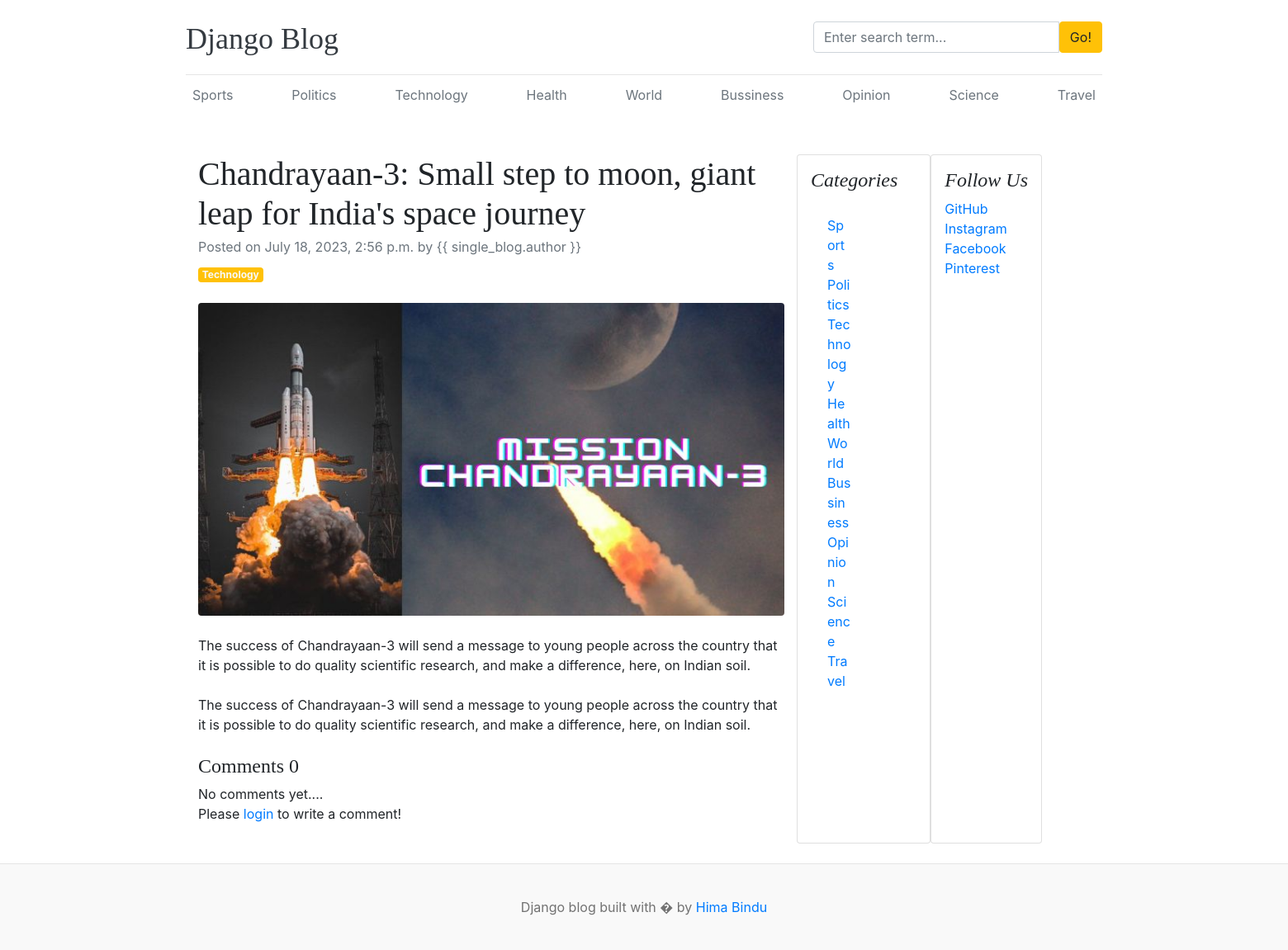
Screenshot of /blogs/chandrayaan-3-small-step-to-moon-giant-leap-for-indias-space-journey/ with the database file from the repository.
### blogs/models.py (models this page shows, shortened)
class Category(models.Model):
    category_name=models.CharField(max_length=50,unique=True)
    created_at=models.DateTimeField(auto_now_add=True)
    updated_at=models.DateTimeField(auto_now=True)
    class Meta:
       verbose_name_plural='categories'
    def __str__(self):
        return self.category_name

class Blog(models.Model):
    title=models.CharField(max_length=100)
    slug=models.SlugField(max_length=150,unique=True,blank=True)
    category=models.ForeignKey(Category,on_delete=models.CASCADE)
    author=models.ForeignKey(User,on_delete=models.CASCADE)
    featured_image=models.ImageField(upload_to='uploads/%Y/%m/%d')
    short_description=models.TextField(max_length=500)
    blog_body=models.TextField(max_length=2000)
    status=models.CharField(max_length=20,choices=STATUS_CHOICES,default="Draft")
    is_featured=models.BooleanField(default=False)
    created_at=models.DateTimeField(auto_now_add=True)
    updated_at=models.DateTimeField(auto_now=True)

### assignments/models.py (models this page shows, shortened)
class SocialLink(models.Model):
    platform=models.CharField(max_length=25)
    link=models.URLField(max_length=100)
    created_at=models.DateTimeField(auto_now_add=True)
    updated_at=models.DateTimeField(auto_now=True)

### blogs/views.py (the view, shortened to what this page needs)
# urls.py: path('blogs/<slug:slug>/',Blogsview.blogs,name='blogs'),
def blogs(request,slug):
    single_blog=get_object_or_404(Blog,slug=slug,status='Published')
    comments=Comment.objects.filter(blog=single_blog)
    comment_count=comments.count()
    context={
        'single_blog':single_blog,
        'comments':comments,
        'comment_count':comment_count,
    }
    return render(request,'blogs.html',context)

### blogs/context_processors.py (called while the page is built)
def get_categories(request):
    categories=Category.objects.all()
    return dict(categories=categories)

def get_social_links(request):
    social_links=SocialLink.objects.all()
    return dict(social_links=social_links)

### templates/blogs.html
{% extends 'base.html' %}
{% block content %}
<div class="container mt-5">
    <div class="row">
        <div class="col-lg-8">
            <article>
                <header class="mb-4">
                    <h1 class="fw-bolder mb-1">{{ single_blog.title }}</h1>
                    <div class="text-muted fst-italic mb-2">Posted on {{ single_blog.created_at }} by {{
                        single_blog.author }}</div>
                    <a class="badge bg-warning text-decoration-none text-light" href="#!">{{ single_blog.category }}</a>
                </header>
                <figure class="mb-4"><img class="img-fluid rounded" src="{{ single_blog.featured_image.url }}"
                        alt="..." /></figure>
                <section class="mb-5">
                    <p class="fs-5 mb-4">{{ single_blog.short_description }}</p>
                    <p class="fs-5 mb-4">{{ single_blog.blog_body }}</p>
                    <h4>Comments {{ comment_count }}</h4>
                    {% if comments %}
                    {% for comment in comments %}
                        <div class="card mt-1">
                            <div class="card-body">
                                <p class="card-text mb-0">{{ comment }}</p>
                                 <span>
                                    <small>By {{ comment.user }}</small>
                                    <small>| {{ comment.created_at | timesince }} ago</small>
                                 </span>
                            </div>
                        </div>
                    {% endfor %}
                    {% else %}
                    No comments yet....
                    {% endif %}
                    <br>
                    <div class="form-group">
                        {% if user.is_authenticated %}
                        <form action="" method="POST">
                            {% csrf_token %}
                            <div class="form-group">
                               <textarea name="comment" class="form-control" placeholder="Write your comment"></textarea>
                               <input type="submit" value="Submit" class="btn btn-primary mt-2">
                            </div>
                        </form>
                        {% else %}
                        <p>Please <span><a href="{% url 'login' %}">login</a></span> to write a comment!</p>
                        {% endif %}
                    </div>
                </section>
            </article>
        </div>
        <div class="card mb-4 p-3">
            <h4 class="font-italic">Categories</h4>
            <div class="card-body">
                <div class="row">
                    <div class="col-sm-6">
                        <ul class="list-unstyled mb-0">
                            {% for cat in categories %}
                            <li><a href="{% url 'posts_by_category' cat.id %}">{{ cat.category_name }}</a></li>
                            {% endfor %}
                        </ul>
                    </div>
                </div>
            </div>
        </div>
        {% if social_links %}
        <div class="card mb-4 p-3">
            <h4 class="font-italic">Follow Us</h4>
            <ol class="list-unstyled">
                {% for i in social_links %}
                <li><a href="{{ i.link }}" target="_blank">{{ i.platform }}</a></li>
                {% endfor %}
            </ol>
        </div>
        {% endif %}
    </div>
</div>
</div>
{% endblock %}

### templates/base.html (shortened to what this page needs)
{% load static %}
<!DOCTYPE html>
<html lang="en">
<head>
    <link href="https://getbootstrap.com/docs/4.0/dist/css/bootstrap.min.css" rel="stylesheet">
    <link href="{% static 'css/blog.css' %}" rel="stylesheet">
    <link rel="stylesheet" href="https://cdnjs.cloudflare.com/ajax/libs/font-awesome/4.7.0/css/font-awesome.min.css">
  </head>
<body>
    <div class="container">
      <header class="blog-header py-3">
        <div class="row flex-nowrap justify-content-between align-items-center">
          <div class="col-8 pt-1">
            <a class="blog-header-logo text-dark" href="/">Django Blog</a>
          </div>
          <div class="col-4">
            <form action="{% url 'search' %}" method="GET">
              <div class="input-group">
                <input class="form-control" type="text" name="keyword"  value="{{ keyword }}" placeholder="Enter search term..." aria-label="Enter search term..." aria-describedby="button-search" />
                <button type="submit" class="btn btn-warning" id="button-search" type="button">Go!</button>
            </div>
            </form>
          </div>
          <div class="col-4 d-flex justify-content-end align-items-center">
          </div>
        </div>
      </header>
      <div class="nav-scroller py-1 mb-2">
        <nav class="nav d-flex justify-content-between">
            {% for cat in categories %}
            <a class="p-2 text-muted" href="{% url 'posts_by_category' cat.id %}">{{ cat.category_name }}</a>
             {% endfor %}
        </nav>
      </div>
{% block content %}
{% endblock %}
<footer class="blog-footer">
    <p>Django blog built with � by <a href="#">Hima Bindu</a></p>
  </footer>
  </body>
  </html>

### blog_main/static/css/blog.css (style rules this page uses)
.blog-header { border-bottom: 1px solid #e5e5e5; }
.blog-header-logo { font-family: "Playfair Display", Georgia, "Times New Roman", serif; font-size: 2.25rem; }
h1, h2, h3, h4, h5, h6 { font-family: "Playfair Display", Georgia, "Times New Roman", serif; }
.blog-footer { padding: 2.5rem 0; color: #727272; text-align: center; background-color: #f9f9f9; border-top: .05rem solid #e5e5e5; }
.blog-footer p:last-child { margin-bottom: 0; }

### rows the page displays
Category: category_name "Sports"
Category: category_name "Politics"
Category: category_name "Technology"
Category: category_name "Health"
Category: category_name "World"
Category: category_name "Bussiness"
Category: category_name "Opinion"
Category: category_name "Science"
Category: category_name "Travel"
Blog: title "Chandrayaan-3: Small step to moon, giant leap for India's space journey", created_at "July 18, 2023, 2:56 p.m.", category "Technology", featured_image (picture), short_description "The success of Chandrayaan-3 will send a message to young people across the country that it is possible to do quality scientific research, and make a difference, here, on Indian soil.", blog_body "The success of Chandrayaan-3 will send a message to young people across the country that it is possible to do quality scientific research, and make a difference, here, on Indian soil."
SocialLink: platform "GitHub"
SocialLink: platform "Instagram"
SocialLink: platform "Facebook"
SocialLink: platform "Pinterest"

### other values shown
{{ comment_count }} "0"
